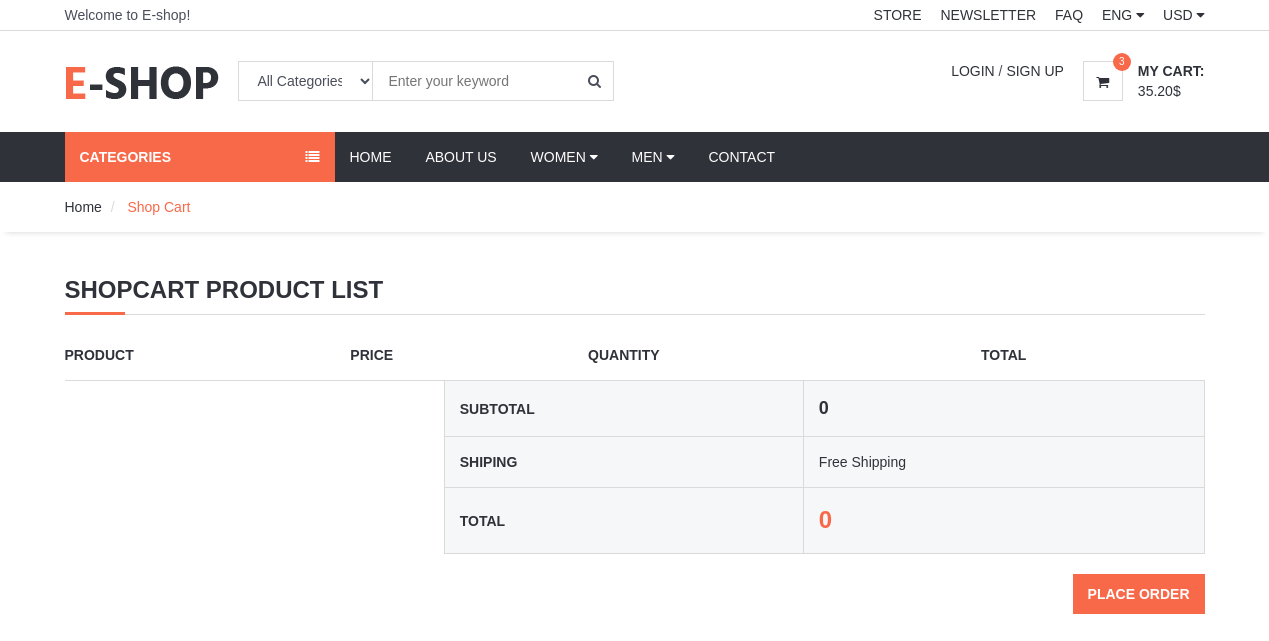
The app's page /shopcart/, older data.
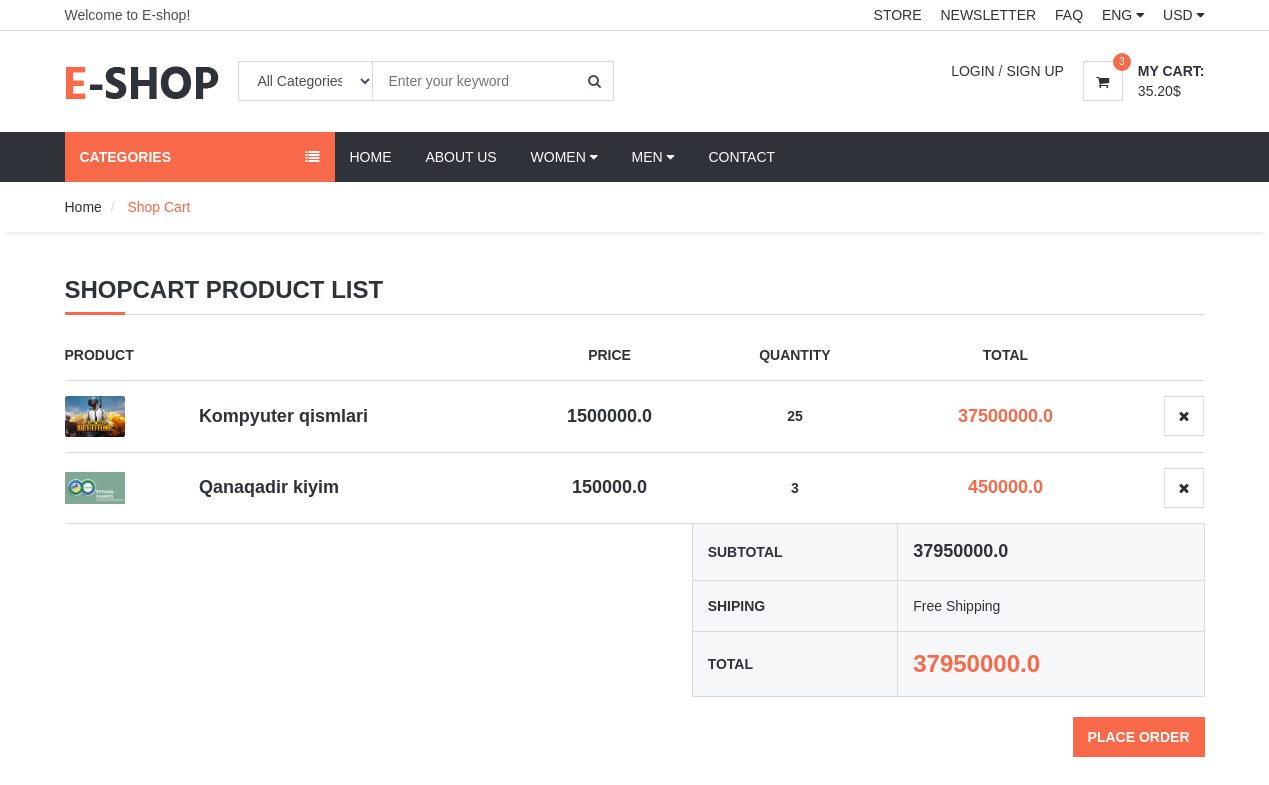
The same page, newer data.
### order/models.py (models this page shows, shortened)
class ShopCart(models.Model):
    user = models.ForeignKey(User, on_delete=models.SET_NULL, null=True)
    product = models.ForeignKey(Product, on_delete=models.SET_NULL, null=True)
    quantity = models.IntegerField()
    @property
    def amount(self):
        return (self.quantity * self.product.price)

### product/models.py (models this page shows, shortened)
class Product(models.Model):
    STATUS = (
        ('True', 'Mavjud'),
        ('False', 'Mavjud Emas'),
    )
    category = models.ForeignKey(Category, on_delete=models.CASCADE)
    title = models.CharField(max_length=255, unique=True)
    keywords = models.CharField(max_length=255, unique=True)
    description = models.TextField(blank=True)
    image = models.ImageField(blank=True, upload_to='images/')
    price = models.FloatField()
    amount = models.IntegerField()
    minamount = models.IntegerField()
    detail = RichTextUploadingField()
    status = models.CharField(max_length=15, choices=STATUS)
    slug = models.SlugField(null=False, unique=True)
    create_at = models.DateTimeField(auto_now_add=True)
    update_at = models.DateTimeField(auto_now=True)
    def __str__(self):
        return self.title
    def image_tag(self):
        return mark_safe('<img src="{}" height="50">'.format(self.image.url))
    image_tag.short_description = 'Image'

### order/views.py (the view)
# urls.py: path('shopcart/', OrderViews.shopcart, name='shopcart'),
def shopcart(request):
    category = Category.objects.all()
    current_user = request.user
    shopcart = ShopCart.objects.filter(user_id=current_user.id)
    total = 0
    for rs in shopcart:
        total += rs.product.price * rs.quantity
    context = {
        'category': category,
        'shopcart': shopcart,
        'total': total,
    }
    return render(request, 'shopcart.html', context)

### home/templates/shopcart.html (shortened to what this page needs)
{% extends 'homebase.html'%}
{% load static %}
{% block sidebar %}{% include 'sidebar.html' %} {% endblock %}
{% block body %}
	<div id="breadcrumb">
		<div class="container">
			<ul class="breadcrumb">
				<li><a href="/">Home</a></li>
				<li class="active"> Shop Cart  </li>
			</ul>
		</div>
	</div>
	<div class="section">
		<div class="container">
			<div class="row">
                    <div class="col-md-12">
						<div class="order-summary clearfix">
							<div class="section-title">
								<h3 class="title">Shopcart Product List</h3>
							</div>
							<table class="shopping-cart-table table">
								<thead>
									<tr>
										<th>Product</th>
										<th></th>
										<th class="text-center">Price</th>
										<th class="text-center">Quantity</th>
										<th class="text-center">Total</th>
										<th class="text-right"></th>
									</tr>
								</thead>
								<tbody>
                                {% for rs in shopcart %}
									<tr>
										<td class="thumb"><img src="{{ rs.product.image.url }}" alt=""></td>
										<td class="details">
											<a href="/product/{{ rs.product.id }}/{{ rs.product.slug }}">{{ rs.product}}</a>
										</td>
										<td class="price text-center"><strong>{{rs.product.price}}</strong><br></td>
                                        <td class="qty text-center"><strong>{{ rs.quantity }} </strong></td>
										<td class="total text-center"><strong class="primary-color">{{rs.amount}}</strong></td>
                                        <td class="text-right"><a href="/order/deletefromcart/{{ rs.id }}" onclick="return confirm('Delete! Are you sure?')" class="main-btn icon-btn"><i class="fa fa-close"></i></a></td>
									</tr>
                                {% endfor %}
								</tbody>
								<tfoot>
									<tr>
										<th class="empty" colspan="3"></th>
										<th>SUBTOTAL</th>
										<th colspan="2" class="sub-total">{{ total }}</th>
									</tr>
									<tr>
										<th class="empty" colspan="3"></th>
										<th>SHIPING</th>
										<td colspan="2">Free Shipping</td>
									</tr>
									<tr>
										<th class="empty" colspan="3"></th>
										<th>TOTAL</th>
										<th colspan="2" class="total">{{total}}</th>
									</tr>
								</tfoot>
							</table>
							<div class="pull-right">
								<a href="/order/orderproduct" class="primary-btn">Place Order</a>
							</div>
						</div>
					</div>
			</div>
		</div>
	</div>
 {% endblock %}

Row changes from the older to the newer data that the page shows:
added ShopCart: product.image (picture), product "Kompyuter qismlari", product.price "1500000.0", quantity "25", amount "37500000.0"
added ShopCart: product.image (picture), product "Qanaqadir kiyim", product.price "150000.0", quantity "3", amount "450000.0"
Text that changed along with them:
{{ total }}: "0" → "37950000.0"
